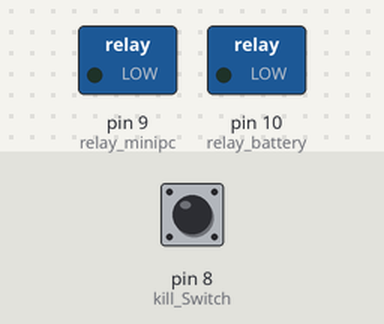
The sketch below on a simulated Arduino Uno, built with avr-gcc and run on an emulated ATmega328P. Parts: switched loads named in the sketch (green lamp = pin HIGH). The test bench sets the inputs (shaded band); at power-on: pin 8 (kill_Switch) HIGH.

Above: at 1.2 s.
1.3 s: pin 8 (kill_Switch) pulled LOW for 0.15 s
At 2.0 s:
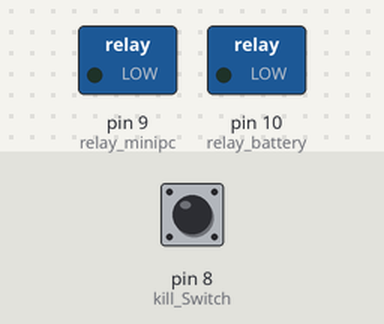
2.9 s: pin 8 (kill_Switch) pulled LOW for 3.2 s
At 3.8 s:
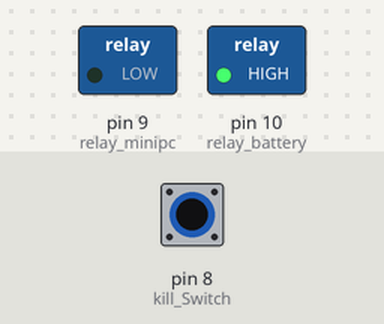
Timing chart, 0 to 7.6 s (numbered marks = the images above; inputs shaded):
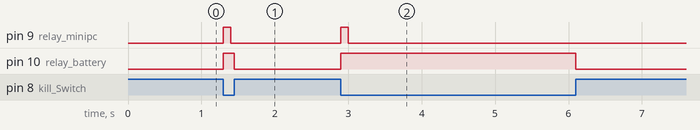

The sketch:

Realy_Control.ino
```cpp
#define kill_Switch 8

//relays
int relay_minipc = 9;
int relay_battery = 10;
bool relay_flag = 0;


void setup() {
  // kill switch
  pinMode(kill_Switch, INPUT_PULLUP);
  pinMode(relay_battery,OUTPUT);
  pinMode(relay_minipc,OUTPUT);

}

void loop() {

  bool switch_state = digitalRead(kill_Switch);

  if (switch_state == HIGH) {
    digitalWrite(relay_battery, LOW);
    relay_flag = 0;
  }

  if (switch_state == LOW && relay_flag == 0) {
    digitalWrite(relay_battery, HIGH);
    digitalWrite(relay_minipc, HIGH);
    delay(100);
    digitalWrite(relay_minipc, LOW);
    relay_flag = 1;
  }
}
```

Measured:
- after the input at 1.3 s, pin 9 (relay_minipc): LOW → HIGH at once, → LOW 0.10 s later; pin 10 (relay_battery): LOW → HIGH at once, → LOW 0.15 s later
- after the input at 2.9 s, pin 9 (relay_minipc): LOW → HIGH at once, → LOW 0.10 s later; pin 10 (relay_battery): LOW → HIGH at once, → LOW 3.2 s later
